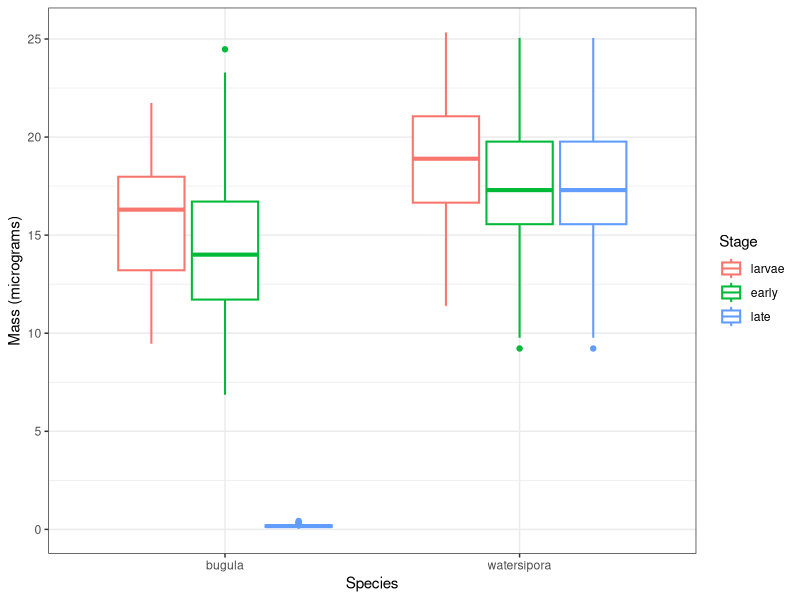
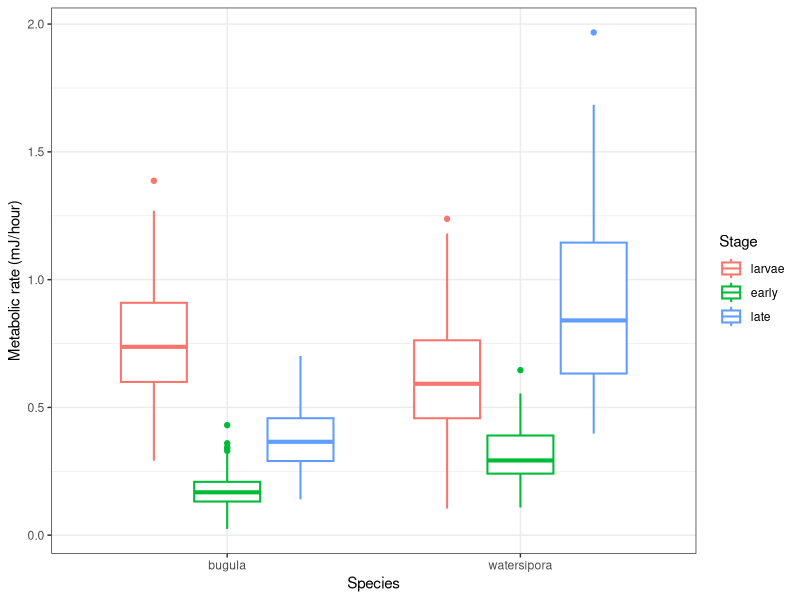
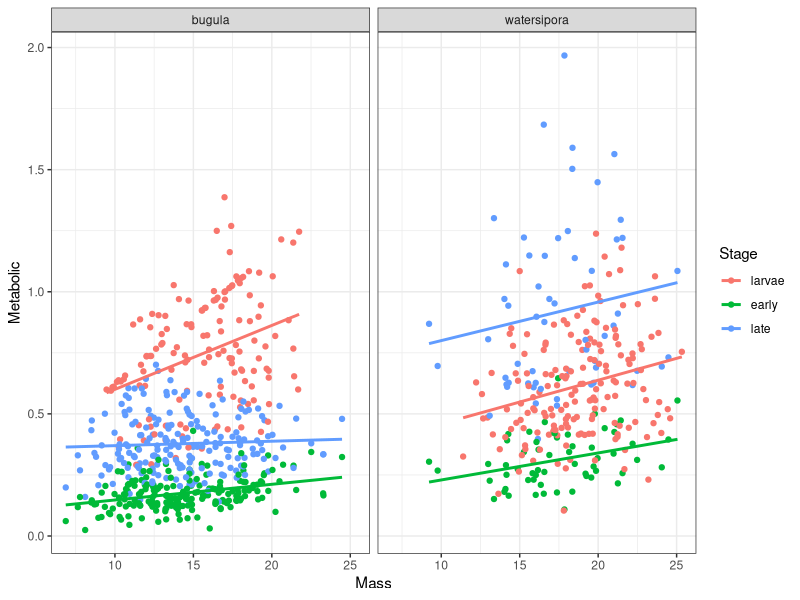
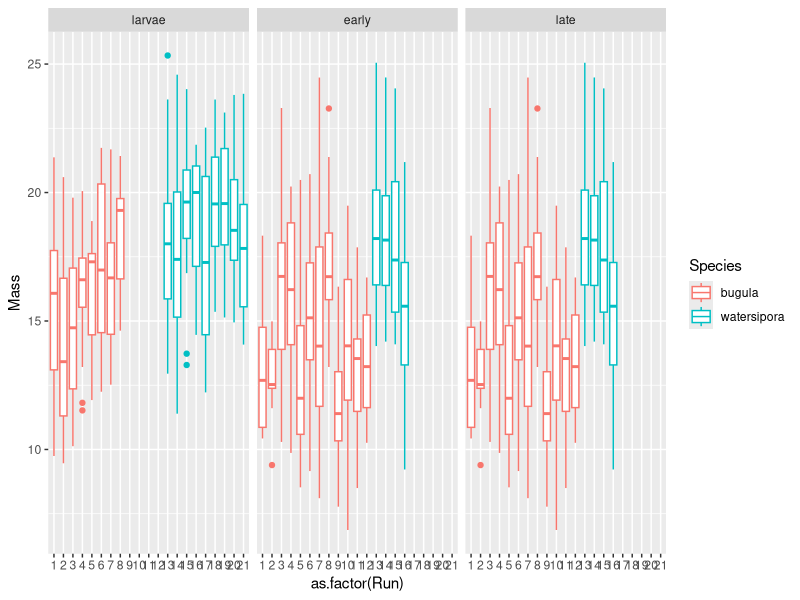

These figures' R source, in order:
library(tidyverse)

metab <- read_csv("bryozoan_raw.csv")
metab_b <- metab[,1:4]
metab_w <- metab[,5:8]
colnames(metab_b) <- c("Stage", "Run", "Mass", "Metabolic")
colnames(metab_w) <- c("Stage", "Run", "Mass", "Metabolic")
metab_b <- metab_b %>%
  mutate(Species = "bugula")
metab_w <- metab_w %>%
  mutate(Species = "watersipora")

bryozoan <- metab_b %>%
  rbind(metab_w) %>%
  drop_na() %>%
  mutate(Mass = 10^Mass,
         Metabolic = 10^Metabolic,
         Stage = tolower(Stage)) %>%
  select(Species, Run, Stage, Mass, Metabolic) %>%
  arrange(Species, Run, Stage) %>%
  mutate(Run = cumsum(c(1, diff(Run) != 0)))




# Number of rows in the data
nrow(bryozoan)

# Number of individuals
bryozoan %>%
  filter(Stage != "late") %>%
  nrow()

# check the same number of individuals is 
# measured in early and late stage for each run
# (result is empty, so the numbers are always the same)
bryozoan %>%
  filter(Stage != "larvae") %>%
  group_by(Species, Run) %>%
  summarize(num_early = sum(Stage == "early"),
            num_late = sum(Stage == "late")) %>%
  ungroup() %>%
  filter(num_early != num_late)

# check whether mass and metabolic rate were measured once
# or twice
# For the Watersipora: there are no NAs after the full join,
# so each mass is measured once
bryozoan %>%
  filter(Species == "watersipora",
         Stage == "early") %>%
  full_join(bryozoan %>%
              filter(Species == "watersipora",
                     Stage == "late"),
            by = c("Species", "Run", "Mass")) %>%
  is.na() %>%
  sum()

# For the bugula:
# Lots of NAs
bryozoan %>%
  filter(Species == "bugula",
         Stage == "early") %>%
  full_join(bryozoan %>%
              filter(Species == "bugula",
                     Stage == "late"),
            by = c("Species", "Run", "Mass")) %>%
  is.na() %>%
  sum()

# NAs are 4*number of early bugula. So what we 
# would expect if each mass was measured twice
bryozoan %>%
  filter(Species == "bugula",
         Stage == "early") %>%
  nrow()


# distributions of mass and metabolic rate
# (before fixing the error)
bryozoan %>%
  mutate(Stage = fct_relevel(Stage, "larvae", "early", "late")) %>%
  ggplot(aes(x = Species, y = Mass, color = Stage)) +
  geom_boxplot(lwd=0.7) +
  theme_bw() +
  labs(y = "Mass (micrograms)")

bryozoan %>%
  mutate(Stage = fct_relevel(Stage, "larvae", "early", "late")) %>%
  ggplot(aes(x = Species, y = Metabolic, color = Stage)) +
  geom_boxplot(lwd=0.7) +
  theme_bw() +
  labs(y = "Metabolic rate (mJ/hour)")


# fixing errors
bugula_early_mass <- bryozoan %>%
  filter(Species == "bugula",
         Stage == "early") %>%
  pull(Mass)

bryozoan$Mass[bryozoan$Mass < 1] <- bugula_early_mass


# relationship between mass and metabolic rate

bryozoan %>%
  mutate(Stage = fct_relevel(Stage, "larvae", "early", "late")) %>%
  ggplot(aes(x = Mass, y = Metabolic, color = Stage)) +
  geom_point() +
  geom_smooth(se=F, method="lm") +
  facet_wrap(~Species) +
  theme_bw()


# differences by run

bryozoan %>%
  mutate(Stage = fct_relevel(Stage, "larvae", "early", "late")) %>%
  ggplot(aes(x = as.factor(Run), y = Mass, 
             color = Species)) +
  geom_boxplot() +
  facet_wrap(~Stage)
